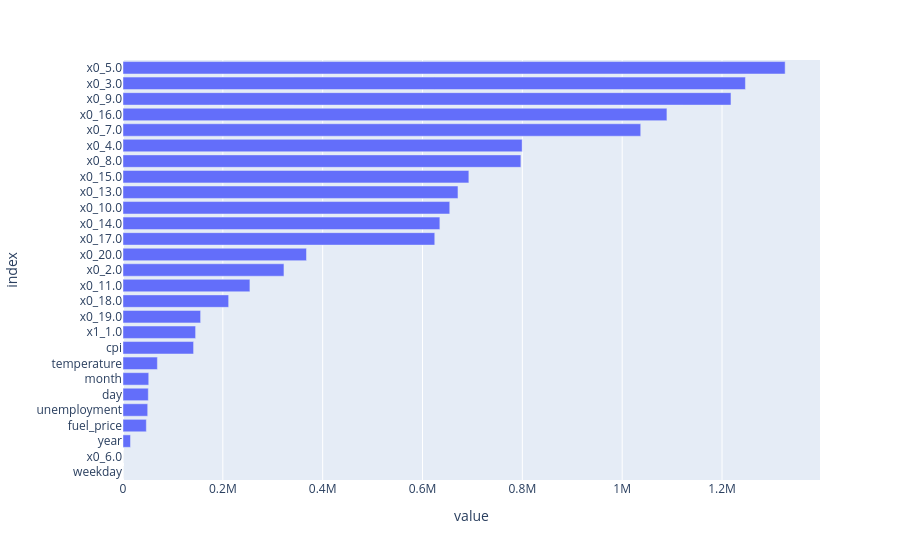

Write notebook code for a chart like this one.
### Code cell
# Plot coefficients
fig = px.bar(feature_importance, orientation = 'h')
fig.update_layout(showlegend = False,
                  margin = {'l': 120} # to avoid cropping of column names
                 )
fig.show()

### Figure 1 — Plotly figure (JSON) as saved in the notebook; plotly's stock layout.template omitted (floating-point values rounded to 4 significant figures)
{"data": [{"hovertemplate": "variable=coefficients<br>value=%{x}<br>index=%{y}<extra></extra>", "legendgroup": "coefficients", "marker": {"color": "#636efa", "pattern": {"shape": ""}}, "name": "coefficients", "orientation": "h", "showlegend": true, "textposition": "auto", "type": "bar", "x": [0.0, 10.76, 15040.0, 46760.0, 49490.0, 50730.0, 51550.0, 68890.0, 141400.0, 145400.0, 155500.0, 211600.0, 254200.0, 322400.0, 367600.0, 624500.0, 634800.0, 654600.0, 671000.0, 692800.0, 797100.0, 799600.0, 1037000.0, 1090000.0, 1218000.0, 1247000.0, 1326000.0], "xaxis": "x", "y": ["weekday", "x0_6.0", "year", "fuel_price", "unemployment", "day", "month", "temperature", "cpi", "x1_1.0", "x0_19.0", "x0_18.0", "x0_11.0", "x0_2.0", "x0_20.0", "x0_17.0", "x0_14.0", "x0_10.0", "x0_13.0", "x0_15.0", "x0_8.0", "x0_4.0", "x0_7.0", "x0_16.0", "x0_9.0", "x0_3.0", "x0_5.0"], "yaxis": "y"}], "layout": {"barmode": "relative", "legend": {"title": {"text": "variable"}, "tracegroupgap": 0}, "margin": {"l": 120, "t": 60}, "showlegend": false, "xaxis": {"anchor": "y", "domain": [0, 1], "title": {"text": "value"}}, "yaxis": {"anchor": "x", "domain": [0, 1], "title": {"text": "index"}}}}
